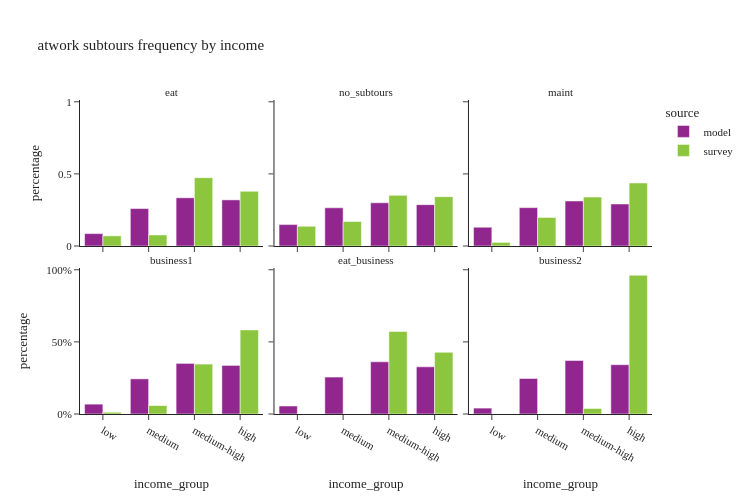

Notebook code for this chart:
### Code cell
util.plot_share_facetbar(work_tour, 'tour_weight', share_col="income_group", title="atwork subtours frequency by income", 
                             facet_col='atwork_subtour_frequency', facet_col_wrap=3, height=500, orientation='v')

### Figure 1 — Plotly figure (JSON) as saved in the notebook; plotly's stock layout.template omitted (floating-point values rounded to 4 significant figures)
{"data": [{"alignmentgroup": "True", "customdata": [[18933], [57181], [73605], [70447]], "hovertemplate": "source=model<br>atwork_subtour_frequency=eat<br>income_group=%{x}<br>percentage=%{y}<br>sample_size=%{customdata[0]}<extra></extra>", "legendgroup": "model", "marker": {"color": "#91268F", "pattern": {"shape": ""}}, "name": "model", "offsetgroup": "model", "orientation": "v", "showlegend": true, "textposition": "auto", "type": "bar", "x": ["low", "medium", "medium-high", "high"], "xaxis": "x4", "y": [0.08599, 0.2597, 0.3343, 0.32], "yaxis": "y4"}, {"alignmentgroup": "True", "customdata": [[108498], [193690], [218995], [209687]], "hovertemplate": "source=model<br>atwork_subtour_frequency=no_subtours<br>income_group=%{x}<br>percentage=%{y}<br>sample_size=%{customdata[0]}<extra></extra>", "legendgroup": "model", "marker": {"color": "#91268F", "pattern": {"shape": ""}}, "name": "model", "offsetgroup": "model", "orientation": "v", "showlegend": false, "textposition": "auto", "type": "bar", "x": ["low", "medium", "medium-high", "high"], "xaxis": "x5", "y": [0.1485, 0.265, 0.2996, 0.2869], "yaxis": "y5"}, {"alignmentgroup": "True", "customdata": [[4692], [9591], [11254], [10504]], "hovertemplate": "source=model<br>atwork_subtour_frequency=maint<br>income_group=%{x}<br>percentage=%{y}<br>sample_size=%{customdata[0]}<extra></extra>", "legendgroup": "model", "marker": {"color": "#91268F", "pattern": {"shape": ""}}, "name": "model", "offsetgroup": "model", "orientation": "v", "showlegend": false, "textposition": "auto", "type": "bar", "x": ["low", "medium", "medium-high", "high"], "xaxis": "x6", "y": [0.1302, 0.2661, 0.3123, 0.2914], "yaxis": "y6"}, {"alignmentgroup": "True", "customdata": [[3037], [10812], [15574], [14956]], "hovertemplate": "source=model<br>atwork_subtour_frequency=business1<br>income_group=%{x}<br>percentage=%{y}<br>sample_size=%{customdata[0]}<extra></extra>", "legendgroup": "model", "marker": {"color": "#91268F", "pattern": {"shape": ""}}, "name": "model", "offsetgroup": "model", "orientation": "v", "showlegend": false, "textposition": "auto", "type": "bar", "x": ["low", "medium", "medium-high", "high"], "xaxis": "x", "y": [0.06843, 0.2436, 0.3509, 0.337], "yaxis": "y"}, {"alignmentgroup": "True", "customdata": [[152], [704], [996], [900]], "hovertemplate": "source=model<br>atwork_subtour_frequency=eat_business<br>income_group=%{x}<br>percentage=%{y}<br>sample_size=%{customdata[0]}<extra></extra>", "legendgroup": "model", "marker": {"color": "#91268F", "pattern": {"shape": ""}}, "name": "model", "offsetgroup": "model", "orientation": "v", "showlegend": false, "textposition": "auto", "type": "bar", "x": ["low", "medium", "medium-high", "high"], "xaxis": "x2", "y": [0.05523, 0.2558, 0.3619, 0.327], "yaxis": "y2"}, {"alignmentgroup": "True", "customdata": [[59], [355], [535], [493]], "hovertemplate": "source=model<br>atwork_subtour_frequency=business2<br>income_group=%{x}<br>percentage=%{y}<br>sample_size=%{customdata[0]}<extra></extra>", "legendgroup": "model", "marker": {"color": "#91268F", "pattern": {"shape": ""}}, "name": "model", "offsetgroup": "model", "orientation": "v", "showlegend": false, "textposition": "auto", "type": "bar", "x": ["low", "medium", "medium-high", "high"], "xaxis": "x3", "y": [0.04092, 0.2462, 0.371, 0.3419], "yaxis": "y3"}, {"alignmentgroup": "True", "customdata": [[3], [8], [35], [24]], "hovertemplate": "source=survey<br>atwork_subtour_frequency=eat<br>income_group=%{x}<br>percentage=%{y}<br>sample_size=%{customdata[0]}<extra></extra>", "legendgroup": "survey", "marker": {"color": "#8CC63E", "pattern": {"shape": ""}}, "name": "survey", "offsetgroup": "survey", "orientation": "v", "showlegend": true, "textposition": "auto", "type": "bar", "x": ["low", "medium", "medium-high", "high"], "xaxis": "x4", "y": [0.0703, 0.07665, 0.4737, 0.3794], "yaxis": "y4"}, {"alignmentgroup": "True", "customdata": [[226], [235], [540], [568]], "hovertemplate": "source=survey<br>atwork_subtour_frequency=no_subtours<br>income_group=%{x}<br>percentage=%{y}<br>sample_size=%{customdata[0]}<extra></extra>", "legendgroup": "survey", "marker": {"color": "#8CC63E", "pattern": {"shape": ""}}, "name": "survey", "offsetgroup": "survey", "orientation": "v", "showlegend": false, "textposition": "auto", "type": "bar", "x": ["low", "medium", "medium-high", "high"], "xaxis": "x5", "y": [0.1367, 0.17, 0.3512, 0.3421], "yaxis": "y5"}, {"alignmentgroup": "True", "customdata": [[10], [7], [16], [10]], "hovertemplate": "source=survey<br>atwork_subtour_frequency=maint<br>income_group=%{x}<br>percentage=%{y}<br>sample_size=%{customdata[0]}<extra></extra>", "legendgroup": "survey", "marker": {"color": "#8CC63E", "pattern": {"shape": ""}}, "name": "survey", "offsetgroup": "survey", "orientation": "v", "showlegend": false, "textposition": "auto", "type": "bar", "x": ["low", "medium", "medium-high", "high"], "xaxis": "x6", "y": [0.02504, 0.198, 0.3398, 0.4372], "yaxis": "y6"}, {"alignmentgroup": "True", "customdata": [[7], [8], [10], [17]], "hovertemplate": "source=survey<br>atwork_subtour_frequency=business1<br>income_group=%{x}<br>percentage=%{y}<br>sample_size=%{customdata[0]}<extra></extra>", "legendgroup": "survey", "marker": {"color": "#8CC63E", "pattern": {"shape": ""}}, "name": "survey", "offsetgroup": "survey", "orientation": "v", "showlegend": false, "textposition": "auto", "type": "bar", "x": ["low", "medium", "medium-high", "high"], "xaxis": "x", "y": [0.01205, 0.05857, 0.3461, 0.5833], "yaxis": "y"}, {"alignmentgroup": "True", "customdata": [[1], [1]], "hovertemplate": "source=survey<br>atwork_subtour_frequency=eat_business<br>income_group=%{x}<br>percentage=%{y}<br>sample_size=%{customdata[0]}<extra></extra>", "legendgroup": "survey", "marker": {"color": "#8CC63E", "pattern": {"shape": ""}}, "name": "survey", "offsetgroup": "survey", "orientation": "v", "showlegend": false, "textposition": "auto", "type": "bar", "x": ["medium-high", "high"], "xaxis": "x2", "y": [0.5722, 0.4278], "yaxis": "y2"}, {"alignmentgroup": "True", "customdata": [[1], [2], [1]], "hovertemplate": "source=survey<br>atwork_subtour_frequency=business2<br>income_group=%{x}<br>percentage=%{y}<br>sample_size=%{customdata[0]}<extra></extra>", "legendgroup": "survey", "marker": {"color": "#8CC63E", "pattern": {"shape": ""}}, "name": "survey", "offsetgroup": "survey", "orientation": "v", "showlegend": false, "textposition": "auto", "type": "bar", "x": ["medium", "medium-high", "high"], "xaxis": "x3", "y": [0.0, 0.03818, 0.9618], "yaxis": "y3"}], "layout": {"annotations": [{"font": {}, "showarrow": false, "text": "business1", "x": 0.16, "xanchor": "center", "xref": "paper", "y": 0.465, "yanchor": "bottom", "yref": "paper"}, {"font": {}, "showarrow": false, "text": "eat_business", "x": 0.5, "xanchor": "center", "xref": "paper", "y": 0.465, "yanchor": "bottom", "yref": "paper"}, {"font": {}, "showarrow": false, "text": "business2", "x": 0.84, "xanchor": "center", "xref": "paper", "y": 0.465, "yanchor": "bottom", "yref": "paper"}, {"font": {}, "showarrow": false, "text": "eat", "x": 0.16, "xanchor": "center", "xref": "paper", "y": 1.0, "yanchor": "bottom", "yref": "paper"}, {"font": {}, "showarrow": false, "text": "no_subtours", "x": 0.5, "xanchor": "center", "xref": "paper", "y": 1.0, "yanchor": "bottom", "yref": "paper"}, {"font": {}, "showarrow": false, "text": "maint", "x": 0.84, "xanchor": "center", "xref": "paper", "y": 1.0, "yanchor": "bottom", "yref": "paper"}], "barmode": "group", "height": 500, "legend": {"title": {"text": "source"}, "tracegroupgap": 0}, "title": {"text": "atwork subtours frequency by income"}, "width": 750, "xaxis": {"anchor": "y", "domain": [0.0, 0.32], "title": {"text": "income_group"}}, "xaxis2": {"anchor": "y2", "domain": [0.34, 0.66], "matches": "x", "title": {"text": "income_group"}}, "xaxis3": {"anchor": "y3", "domain": [0.68, 1.0], "matches": "x", "title": {"text": "income_group"}}, "xaxis4": {"anchor": "y4", "domain": [0.0, 0.32], "matches": "x", "showticklabels": false}, "xaxis5": {"anchor": "y5", "domain": [0.34, 0.66], "matches": "x", "showticklabels": false}, "xaxis6": {"anchor": "y6", "domain": [0.68, 1.0], "matches": "x", "showticklabels": false}, "yaxis": {"anchor": "x", "domain": [0.0, 0.465], "tickformat": ".0%", "title": {"text": "percentage"}}, "yaxis2": {"anchor": "x2", "domain": [0.0, 0.465], "matches": "y", "showticklabels": false, "tickformat": ".0%"}, "yaxis3": {"anchor": "x3", "domain": [0.0, 0.465], "matches": "y", "showticklabels": false}, "yaxis4": {"anchor": "x4", "domain": [0.535, 1.0], "matches": "y", "title": {"text": "percentage"}}, "yaxis5": {"anchor": "x5", "domain": [0.535, 1.0], "matches": "y", "showticklabels": false}, "yaxis6": {"anchor": "x6", "domain": [0.535, 1.0], "matches": "y", "showticklabels": false}}}
